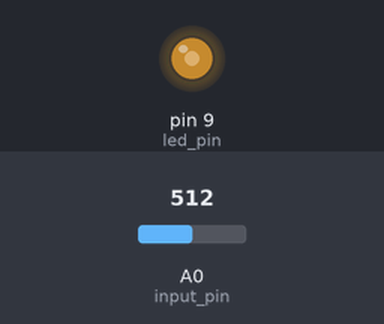
A sketch run on a simulated Arduino Uno, built with avr-gcc and run on an emulated ATmega328P. Shown: output pins drawn as LEDs (lit = HIGH). The inputs (shaded band) are chosen by the test bench; at power-on: A0 (input_pin) = 512.

Above: at 1.2 s.
1.3 s: A0 (input_pin) set to 716
At 1.9 s:
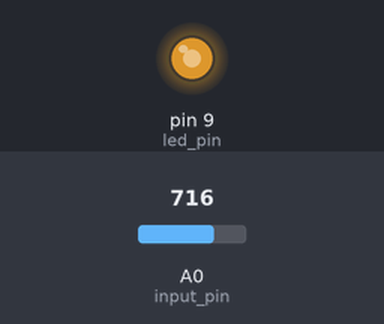
2.8 s: A0 (input_pin) set to 900
At 4.0 s:
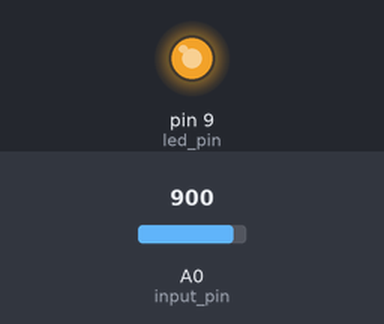
4.3 s: A0 (input_pin) set to 122
At 5.3 s:
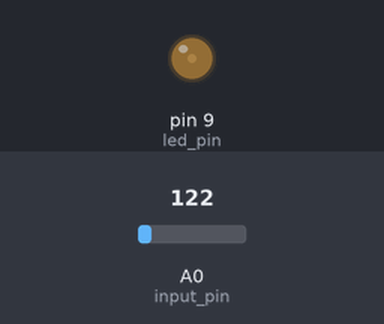
5.8 s: A0 (input_pin) set to 0
At 6.5 s:
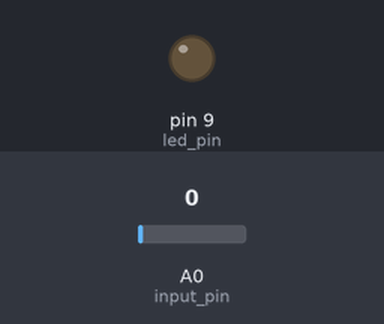
Timing chart, 0 to 8.3 s (numbered marks = the images above; inputs shaded):
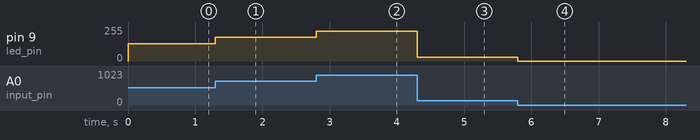

The sketch:

potentio-led.ino
```cpp
int input_pin= A0; // Use A0 as input (from potentiometer)
int led_pin = 9;  // Use pin 9 as output (for led, buzzer)

void setup() {
  pinMode(input_pin, INPUT);  //set potPin to be an input
  pinMode(led_pin, OUTPUT); //set LEDPin to be an OUTPUT
  Serial.begin(9600);      // turn on Serial Port
}

void loop() {
 int input = analogRead(input_pin);
 analogWrite(led_pin, input*256/1024);
}
```

Measured:
- after the input at 1.3 s, pin 9 (led_pin): 128/255 → 179/255 at once
- after the input at 2.8 s, pin 9 (led_pin): 179/255 → 225/255 at once
- after the input at 4.3 s, pin 9 (led_pin): 225/255 → 30/255 at once
- after the input at 5.8 s, pin 9 (led_pin): 30/255 → 0/255 at once
